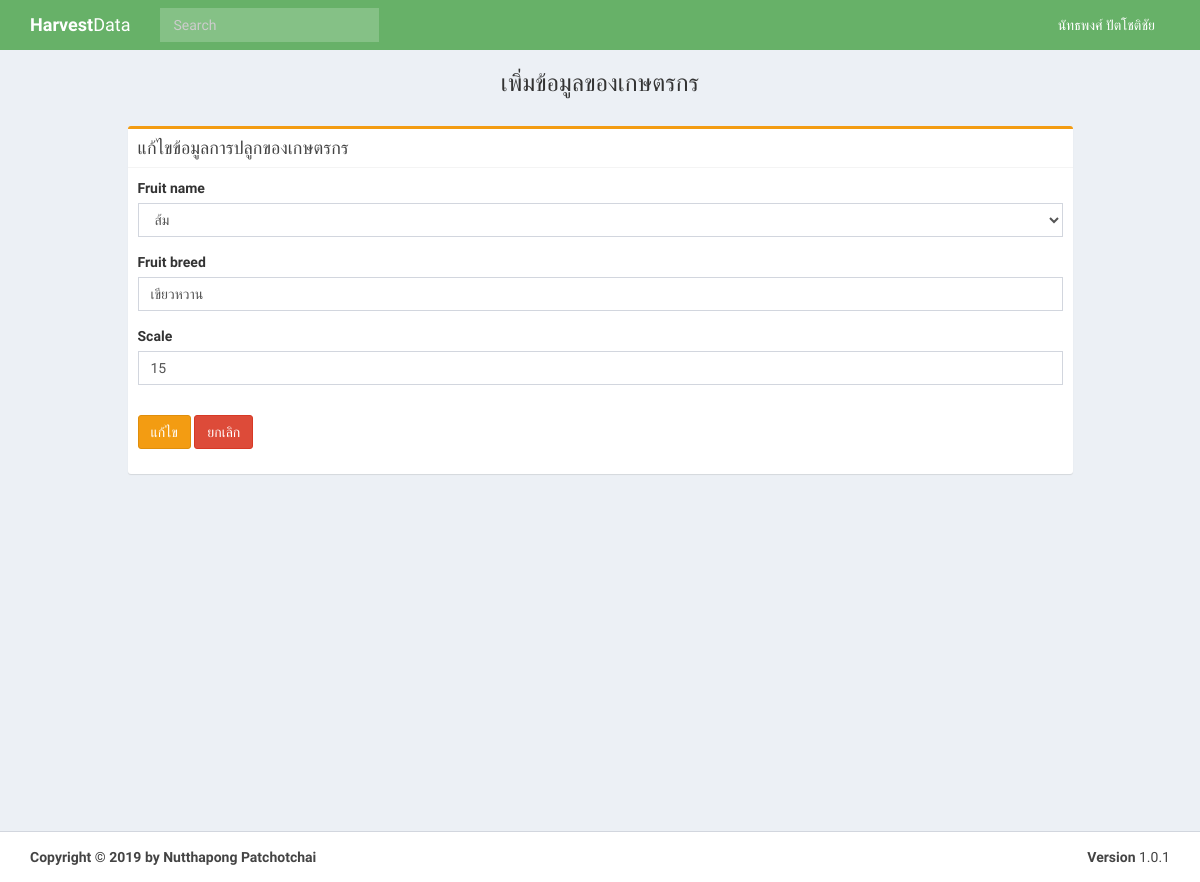
Screenshot of /farmer/85/plant/40/edit (signed in) with the database file from the repository.
### Farmer/models.py (models this page shows, shortened)
class Fruit(models.Model):
    fruit_name = models.CharField(max_length=50, default='')
    class Meta:
        ordering = ["id"]
    def __str__(self):
        return self.fruit_name

class Plant(models.Model):
    User_id = models.ForeignKey(User, on_delete=models.CASCADE, default='')
    fruit_name = models.ForeignKey(Fruit, on_delete=models.CASCADE, default='')
    fruit_breed = models.CharField(max_length=100, default='')
    scale = models.IntegerField(default='')
    Farmer_id = models.ForeignKey(Farmer, on_delete=models.CASCADE)

### Farmer/views.py (the view)
# urls.py: path('farmer/<int:Farmer_id>/plant/<int:Plant_id>/edit', farmer_views.EditData.EditPlant, name='editPlant'),
    @login_required
    def EditPlant(request, Farmer_id, Plant_id):
        viewfarmers = Farmer.objects.get(id=Farmer_id)
        viewfarmer = Farmer.objects.filter(User_id=request.user)
        viewplant = Plant.objects.filter(Farmer_id=Farmer_id)
        editplant = get_object_or_404(Plant, id=Plant_id)
        editplantform = addPlant(request.POST or None, instance=editplant)
        if editplantform.is_valid():
            editplants = editplantform.save(commit=False)
            editplants.user = request.user
            editplants.save()
            messages.warning(request, 'แก้ไขข้อมูลการปลูกของเกษตรกร สำเร็จ')
            return redirect('../../')
        editplantforms = {
            'viewFarmer': viewfarmer,
            'editplantform': editplantform,
            'viewfarmers': viewfarmers
        }
        return render(request, 'Farmer/EditPlant.html', editplantforms)

### Farmer/forms.py
class addPlant(forms.ModelForm):
    class Meta:
        model = Plant
        fields = [
            'fruit_name',
            'fruit_breed',
            'scale',
        ]

### Farmer/templates/Farmer/EditPlant.html (shortened to what this page needs)
{% extends "Farmer/base.html" %}
{% load crispy_forms_tags %}
{% load static %}
{% block content %}
            <section class="content-header">
        <center><h3>
          เพิ่มข้อมูลของเกษตรกร
        </h3></center>
      </section>
    <br>
    <div class="row">
    <div class="col-md-1"></div>
        <div class="col-md-10">
    <div class="box box-warning">
            <div class="box-header with-border">
              <h3 class="box-title">แก้ไขข้อมูลการปลูกของเกษตรกร</h3>
            </div>
            <div class="box-body">
                <div class="form-group">
                <form method="POST" enctype="multipart/form-data">
    <div class="form-group">
            <fieldset class="form-group">
                {{ editplantform|crispy }}
            </fieldset>
                <button class="btn btn-warning" type="submit">แก้ไข</button>
                <a href="{% url 'viewFarmer' viewfarmers.id %}" class="btn btn-danger" role="button">ยกเลิก</a>
            </div>
        </form>
            </div>
    </div>
    </div></div></div>
{% endblock %}

### Farmer/templates/Farmer/base.html (shortened to what this page needs)
{% load static %}
<html style="height: auto; min-height: 100%;"><head>
  <link rel="stylesheet" href="{% static 'Farmer/css/bootstrap.min.css' %}">
  <link rel="stylesheet" href="{% static 'Farmer/css/font-awesome.min.css' %}">
  <link rel="stylesheet" href="{% static 'Farmer/css/ionicons.min.css' %}">
  <link rel="stylesheet" href="{% static 'Farmer/css/AdminLTE.min.css' %}">
  <link rel="stylesheet" href="{% static 'Farmer/css/skins/_all-skins.css'%}">
</head>
<body class="skin-blue layout-top-nav" style="height: auto; min-height: 100%;">
<div class="wrapper" style="height: auto; min-height: 100%;">
  <header class="main-header"  >
    <nav class="navbar navbar-static-top" style="background-color: #67b168;">
      <div class="container">
        <div class="navbar-header">
          <a href="{% url 'index' %}" class="navbar-brand"><b>Harvest</b>Data</a>
        </div>
        <div class="collapse navbar-collapse pull-left" id="navbar-collapse">
          <form class="navbar-form navbar-left" role="search" method="GET">
            <div class="form-group">
              <input type="text" class="form-control" id="navbar-search-input" placeholder="Search" name="q" value='{{ request.get.q }}'>
            </div>
          </form>
        </div>
        <div class="navbar-custom-menu" >
          <ul class="nav navbar-nav">
            <li class="dropdown user user-menu" >
              <a href="#" class="dropdown-toggle" data-toggle="dropdown">
                <span class="hidden-xs" ><span>{{  user.first_name }}</span>  <span>{{user.last_name}}</span></span>
              </a>
            </li>
          </ul>
        </div>
      </div>
    </nav>
  </header>
  <div class="content-wrapper" style="min-height: 781px;">
    <div class="container">
      <section class="content>
          {% block content %}
    {% endblock %}
    </div>
  </div>
  <footer class="main-footer">
    <div class="container">
      <div class="pull-right hidden-xs">
        <b>Version</b> 1.0.1
      </div>
      <strong>Copyright © 2019 by Nutthapong Patchotchai</strong>
    </div>
  </footer>
</div>
</body></html>

### Farmer/static/Farmer/css/skins/_all-skins.css (style rules this page uses)
.skin-blue .main-header .navbar { background-color: #3c8dbc; }
.skin-blue .main-header .navbar .nav > li > a { color: #ffffff; }
.skin-blue .wrapper, .skin-blue .main-sidebar, .skin-blue .left-side { background-color: #222d32; }

### rows the page displays
Fruit: fruit_name "ส้ม"
Plant: fruit_breed "เขียวหวาน", scale "15"

### other values shown
{{ user.first_name }} "นัทธพงศ์"
{{ user.last_name }} "ปัตโชติชัย"
